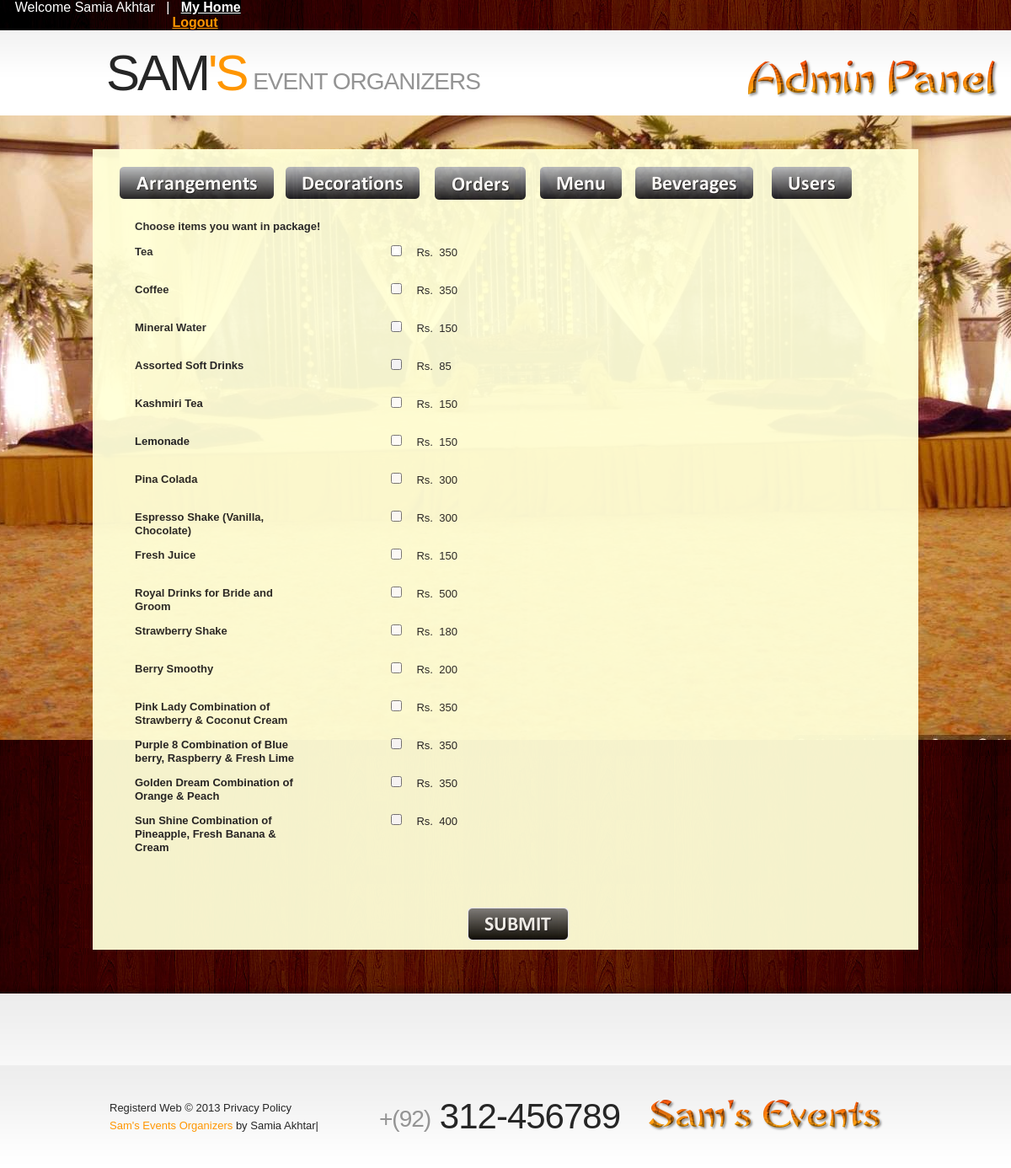
The page /admin/add_bev_page.php (signed in) on the database its author committed.
### tables this page shows
CREATE TABLE IF NOT EXISTS `beverages_table` (
  `beverage_id` int(11) NOT NULL AUTO_INCREMENT,
  `beverage_name` varchar(255) NOT NULL,
  `beverage_price` varchar(255) NOT NULL,
  `beverage_details` varchar(255) NOT NULL,
  PRIMARY KEY (`beverage_id`)
);

### admin/add_bev_page.php (the view, shortened to what this page needs)
<!DOCTYPE html>
<html lang="en">
<head>
    <link rel="stylesheet" href="css/reset.css" type="text/css" media="screen">
    <link rel="stylesheet" href="css/style.css" type="text/css" media="screen">
    <link rel="stylesheet" href="css/grid.css" type="text/css" media="screen">
</head>
<body id="page2">
    <header>
    <?php
if (!isset($_SESSION['s_name'])){
                          echo "<div class=mybar id=L1 style=background-image:url(images/bg-top-tail2.jpg)>
      <div class=menu> &nbsp; &nbsp;&nbsp; &nbsp; &nbsp; &nbsp;  &nbsp; &nbsp; &nbsp; &nbsp; &nbsp;  &nbsp; &nbsp; &nbsp; &nbsp; &nbsp;  &nbsp; &nbsp; &nbsp; &nbsp; &nbsp; &nbsp; &nbsp; &nbsp; &nbsp; &nbsp; &nbsp; &nbsp; &nbsp; &nbsp; &nbsp; &nbsp; &nbsp; &nbsp; &nbsp; &nbsp; &nbsp; &nbsp; &nbsp; &nbsp; &nbsp; &nbsp; &nbsp; &nbsp; &nbsp; &nbsp; &nbsp; &nbsp; &nbsp; &nbsp; &nbsp; &nbsp; &nbsp; &nbsp; &nbsp; &nbsp; &nbsp; &nbsp; &nbsp; &nbsp; &nbsp; &nbsp; &nbsp; &nbsp; &nbsp; &nbsp; &nbsp; &nbsp; &nbsp; &nbsp; &nbsp; &nbsp; &nbsp; &nbsp; &nbsp; &nbsp; &nbsp; &nbsp; &nbsp; &nbsp; &nbsp; &nbsp; &nbsp; &nbsp; &nbsp; &nbsp; &nbsp; &nbsp; &nbsp; &nbsp; &nbsp; &nbsp; &nbsp; &nbsp; &nbsp; &nbsp; &nbsp; &nbsp; &nbsp; &nbsp; &nbsp; &nbsp; &nbsp; &nbsp; &nbsp; &nbsp; &nbsp; &nbsp; &nbsp; &nbsp; &nbsp; &nbsp; &nbsp; &nbsp; &nbsp; &nbsp; &nbsp; &nbsp; &nbsp; &nbsp; &nbsp; &nbsp; &nbsp; &nbsp; &nbsp; &nbsp;&nbsp;&nbsp;&nbsp;&nbsp;&nbsp;&nbsp;&nbsp;&nbsp;&nbsp; &nbsp;&nbsp;&nbsp;&nbsp;&nbsp;&nbsp;&nbsp;&nbsp;&nbsp;&nbsp; &nbsp; &nbsp; &nbsp; &nbsp; &nbsp; &nbsp; &nbsp; &nbsp; &nbsp; &nbsp;&nbsp;&nbsp;&nbsp;&nbsp;&nbsp;&nbsp;&nbsp;&nbsp;&nbsp;
                                <a href=admin_home.php>Login</a> </div></div>";
    }
	else
	{
 echo "  <div class=mybar  id=L2 style=background-image:url(images/bg-top-tail2.jpg)>
      <div class=menu>  &nbsp; &nbsp;";
	$name= $_SESSION['s_name'];
echo " Welcome $name ";
	echo " &nbsp; | &nbsp; <a href=myadmin.php class=active><strong>My Home</strong></a> &nbsp; &nbsp; &nbsp; &nbsp; &nbsp; &nbsp; &nbsp;&nbsp; &nbsp; &nbsp; &nbsp;  &nbsp; &nbsp; &nbsp; &nbsp; &nbsp;  &nbsp; &nbsp; &nbsp; &nbsp; &nbsp;  &nbsp; &nbsp; &nbsp; &nbsp; &nbsp; &nbsp; &nbsp; &nbsp; &nbsp; &nbsp; &nbsp; &nbsp; &nbsp; &nbsp; &nbsp; &nbsp; &nbsp; &nbsp; &nbsp; &nbsp; &nbsp; &nbsp; &nbsp; &nbsp; &nbsp; &nbsp; &nbsp; &nbsp; &nbsp; &nbsp; &nbsp; &nbsp; &nbsp; &nbsp; &nbsp; &nbsp; &nbsp; &nbsp; &nbsp; &nbsp; &nbsp; &nbsp; &nbsp; &nbsp; &nbsp; &nbsp; &nbsp; &nbsp; &nbsp; &nbsp; &nbsp; &nbsp; &nbsp; &nbsp; &nbsp; &nbsp; &nbsp; &nbsp; &nbsp; &nbsp; &nbsp; &nbsp; &nbsp; &nbsp; &nbsp; &nbsp; &nbsp; &nbsp; &nbsp; &nbsp; &nbsp; &nbsp; &nbsp; &nbsp; &nbsp; &nbsp; &nbsp; &nbsp; &nbsp; &nbsp; &nbsp;  &nbsp; &nbsp; &nbsp; &nbsp; &nbsp; &nbsp; &nbsp; &nbsp;  &nbsp; &nbsp; &nbsp; &nbsp; &nbsp; &nbsp; &nbsp; &nbsp; &nbsp; &nbsp; &nbsp; &nbsp; &nbsp; &nbsp; &nbsp; &nbsp;
                             <a href=logout.php><strong>Logout</strong></a>
							 <br>  </div></div>";
                         }
    ?>
    <div class="row-2">
       	<div class="main">
            	<div class="container_12">
                	<div class="grid_9">
                    	<h1>
                            <a class="logo" href="home.php">Sam<strong>'s</strong></a>
                            <span>Event Organizers</span>
                        </h1>
                    </div>
                    <div class="grid_3">
                    	<form id="search-form" method="post" enctype="multipart/form-data">
                          <img src="images/cooltext1148775572.png" width="298" height="46">
                    	</form>
                  </div>
                </div>
      </div>
      </div>
</header><div class="ic"></div>
    <section id="content">
        <div class="bg-top">
        	<div class="bg-top-2">
                <div class="bg">
                    <div class="bg-top-shadow">
                        <div class="main">
                          <div class="trans" style="background-color:#FFFFD7">
                             <div class="container_12">
                                <div class="wrapper">
                                  <table width="981" border="0" cellspacing="10" cellpadding="" align="center">
  <tr><td colspan="6"><br></td></tr>
  <tr>
     <td width="183">&nbsp; &nbsp; &nbsp; <a href="mange_arrangements.php"> <img src="images/admin (3).png" width="183" height="38"></a></td>
    <td width="159">&nbsp; <a href="view_decorations.php"><img src="images/admin (4).png" width="159" height="38"></a></td>
    <td width="108"><span><a href="orders_page.php"><img src="images/admin (5).png" width="108" height="39"></a></span></td>
    <td width="97"><a href="menu_page.php"><img src="images/admin (7).png" width="97" height="38"></a></td>
    <td width="140"><a href="beverages_page.php"><img src="images/admin (8).png" width="140" height="38"></a></td>
    <td width="160"><a href="users_page.php"><img src="images/admin (6).png" width="95" height="38"></a></td>
    </tr>
    <tr><td colspan="6"><br></td></tr>
</table>
                                            <div class="grid_12">
                                                <div class="wrapper">
                                                   <div class="indent-left">
                                                            <div class="wrapper prev-indent-bot2">
                                                              <form id="contact-id" name="choose_eve" method="post">
                                                              <fieldset>
               <table width="500" border="0" cellspacing="2" cellpadding="10">
               <tr><td height="30" colspan="2"><b>Choose items you want in package!</b></td></tr>
  <?php
	$sql1="Select * FROM beverages_table ";
    	$rs = mysql_query($sql1) or die(mysql_error());
		if(mysql_num_rows($rs)>0)
	{
	while($row = mysql_fetch_array($rs))
	{
		echo "<tr><td height=45 width=300><span class=text-form><strong>".$row['beverage_name']. " </strong></span></td><td width=200> <input type=checkbox value=".$row['beverage_id']." name=activate[]>&nbsp; &nbsp; Rs. &nbsp;".$row['beverage_price']."</td><tr>";
			}
	}
?>
  <tr><td><br></td></tr>
</table>
                <br>
                <div align="center">
     <input type="image"  src="images/button (2).png" name="img_submit3">
                                            </div>
                                              </fieldset>
                                            </form>
                                      </div>
                                </div>
                             </div>
                         </div>
                      </div>
                  </div>
              </div>
          </div>
      </div>
                    </div>
                </div>
            </div>
        <div class="bg-bot">
        </div>
    </section>
<footer>
        <div class="main">
        	<div class="container_12">
  <div class="wrapper">
                	<div class="grid_4">
                    	<div>Registerd Web &copy; 2013 <a class="link color-3" href="#">Privacy Policy</a></div>
                        <div><a rel="nofollow" target="_blank" hrfhome.php">Sam's Events Organizers</a> by Samia Akhtar|</div>
                    </div>
                    <div class="grid_4">
                    	<span class="phone-numb"><span>+(92)</span> 312-456789</span>
                    </div>
                    <div class="grid_4">
                    	<ul class="list-services">
                        	<li><img src="images/cooltext1148772876.png" width="279" height="39"></li>
                        </ul>
                    </div>
                </div>
            </div>
        </div>
</footer>
</body>
</html>

### admin/css/style.css (style rules this page uses)
article, aside, audio, canvas, command, datalist, details, embed, figcaption, figure, footer, header, hgroup, keygen, meter, nav, output, progress, section, source, video { display:block }
html { width:100% }
body { font-family:Arial, Helvetica, sans-serif;font-size:100%;color:#262626;min-width:980px;background:#fff }
.bg-top-shadow { width:100%; background:url(../images/bg-top-shadow.png) center bottom repeat-x; padding:40px 0 52px }
.bg-top { width:100%; background:url(../images/bg-top-tail.jpg) center top repeat-x }
.bg-top-2 { width:100%; background:url(../images/bg-top-tail2.jpg) center top repeat-y }
.bg { width:100%; background:url(../images/bg-top.jpg) center top no-repeat fixed }
.bg-bot { width:100%; background:url(../images/bg-bot-tail.gif) center top repeat-x #fff; padding:30px 0 55px }
.main { width:980px;padding:0;margin:0 auto;font-size:0.8125em;line-height:1.6153em }
a { color:#ff9601; outline:none }
.wrapper { width:100%; overflow:hidden; position:relative }
.trans { filter: Alpha(Opacity=95); opacity:0.95; }
.mybar { font-family:Arial, Helvetica, sans-serif; color:#FFF; background-image:url(file:///E|/Vertigo/VertrigoServ/www/Event_Management/user/images/bg-top-tail2.jpg) }
.color-3 { color:#262626 }
.indent-left { padding-left:30px }
.prev-indent-bot2 { margin-bottom:5px }
.menu li a, .list-1 li a, .list-2 li a, .link, .button, .logo { text-decoration:none }
header { width:100%;position:relative;z-index:2 }
.row-2 { width:100%;min-height:101px;background:url(../images/row2-tail.gif) left top repeat-x #fff }
h1 { padding:15px 0 0 0;position:relative;font-weight:normal;text-transform:uppercase;margin-left:-4px;font-family:"Trebuchet MS", Arial, Helvetica, sans-serif }
h1 span { display:inline-block; font-size:28px; line-height:1.2em; color:#949494; letter-spacing:-1px; padding:29px 0 0 4px }
.logo { display:inline-block;font-size:60px;line-height:1.2em;;color:#262626;cursor:pointer;letter-spacing:-3px }
.logo strong { color:#ff9601; font-weight:normal }
.menu { padding:0;width:100% }
.menu a.active { color:#fff;background-position:left top;background-repeat:repeat-x;background-color:#000 }
#search-form { padding:35px 0px 0 37px }
#content { width:100%;padding:0;position:relative;z-index:1 }
.text-form { float:left;display:block;font-size:13px;line-height:1.23em;width:200px;color:#262626;font-family:Arial, Helvetica, sans-serif;padding-top:3px }
footer { width:100%;padding:40px 0 33px;background:url(../images/footer-tail.gif) center top repeat-x #fff }
.phone-numb { display:inline-block;font-size:42px;line-height:1.2em;font-family:"Trebuchet MS", Arial, Helvetica, sans-serif;letter-spacing:-1px;margin-top:-4px }
.phone-numb span { display:inline-block; font-size:28px; color:#949494; padding-top:3px }
.list-services { padding:0 }
.list-services li { float:left; padding:0 0 0 20px }
.list-services li:first-child { padding:0 }

### admin/css/grid.css (style rules this page uses)
.container_12 { margin-left: auto; margin-right: auto; width: 960px; }
.grid_1, .grid_2, .grid_3, .grid_4, .grid_5, .grid_6, .grid_7, .grid_8, .grid_9, .grid_10, .grid_11, .grid_12 { display:inline; float: left; position: relative; margin-left: 10px; margin-right: 10px; }
.container_12 .grid_3 { width:220px; }
.container_12 .grid_4 { width:300px; }
.container_12 .grid_9 { width:700px; }
.container_12 .grid_12 { width:940px; }

### rows shown on the page
beverages_table: beverage_name "Tea", beverage_price "350"
beverages_table: beverage_name "Coffee", beverage_price "350"
beverages_table: beverage_name "Mineral Water", beverage_price "150"
beverages_table: beverage_name "Assorted Soft Drinks", beverage_price "85"
beverages_table: beverage_name "Kashmiri Tea", beverage_price "150"
beverages_table: beverage_name "Lemonade", beverage_price "150"
beverages_table: beverage_name "Pina Colada", beverage_price "300"
beverages_table: beverage_name "Espresso Shake (Vanilla, Chocolate)", beverage_price "300"
beverages_table: beverage_name "Fresh Juice", beverage_price "150"
beverages_table: beverage_name "Royal Drinks for Bride and Groom", beverage_price "500"
beverages_table: beverage_name "Strawberry Shake", beverage_price "180"
beverages_table: beverage_name "Berry Smoothy", beverage_price "200"
beverages_table: beverage_name "Pink Lady Combination of Strawberry & Coconut Cream", beverage_price "350"
beverages_table: beverage_name "Purple 8 Combination of Blue berry, Raspberry & Fresh Lime", beverage_price "350"
beverages_table: beverage_name "Golden Dream Combination of Orange & Peach", beverage_price "350"
beverages_table: beverage_name "Sun Shine Combination of Pineapple, Fresh Banana & Cream", beverage_price "400"

### other values the page prints
$name "Samia Akhtar"
